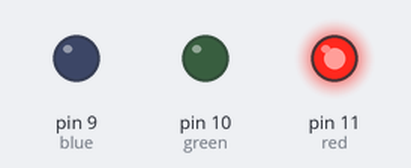
The sketch below on a simulated Arduino Uno, built with avr-gcc and run on an emulated ATmega328P. On the bench: output pins drawn as LEDs (lit = HIGH).

Above: at 0.5 s.
At 1.5 s:
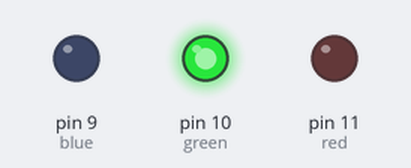
At 5.5 s:
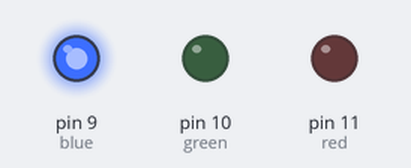
Timing chart, 0 to 6.9 s (numbered marks = the images above):
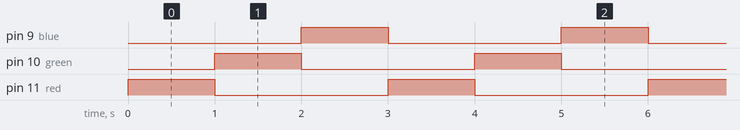

Measured:
- by itself, pin 9 (blue), pin 10 (green), pin 11 (red): alternates HIGH for 1.0 s and LOW for 2.0 s
- by itself, everything shown: repeats every 3.0 s, in 3 steps

The sketch:

C16-4.ino
```cpp
int red = 11;
int green = 10;
int blue = 9;

void setup() {
  pinMode(red, OUTPUT);
  pinMode(green, OUTPUT);
  pinMode(blue, OUTPUT);

}


void loop() {
  Color(255,0,0); // Red On
  delay(1000);
  Color(0,255,0); // Green On
  delay(1000);
  Color(0,0,255); // Blue On
  delay(1000);

}

void Color(int r, int g, int b)
{
  analogWrite(red,r);
  analogWrite(green,g);
  analogWrite(blue,b);
}
```
